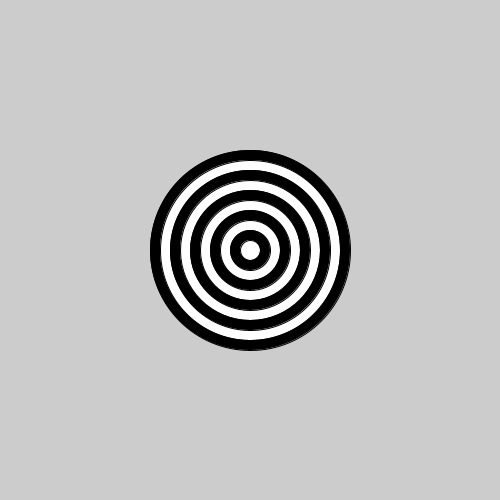
Frame 1 (no input)
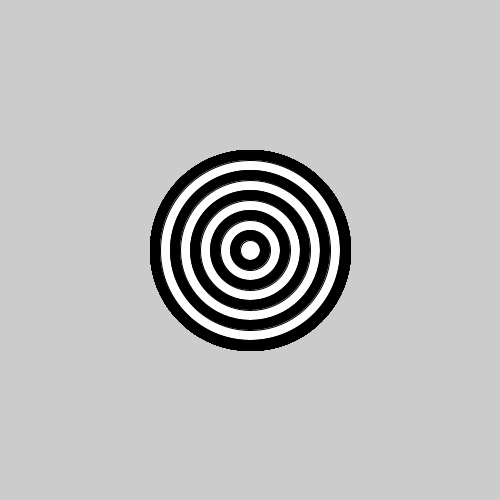
Frame 60 (the mouse pressed at the canvas centre just before this capture)
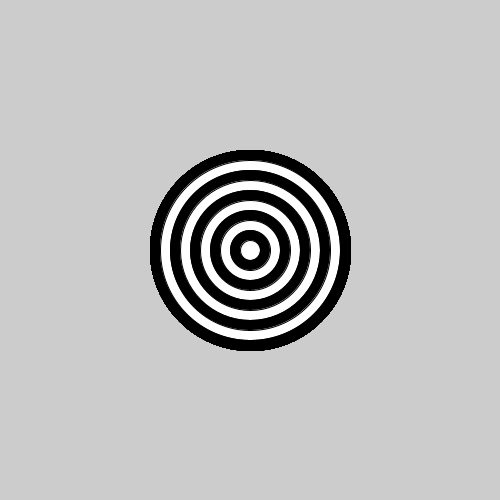
Frame 120 (the mouse held since frame 60 and released just before this capture)

The Processing sketch that drew these frames (run headless with seeded random() and noise(); from frame 60 on, the mouse is pressed at the canvas centre):

// Processing sketch: bullseye
// ── bullseye.pde
void setup() {
  size(500, 500);
} 
void draw() {
  for (int i=10; i>=1; i--) {



    if (i % 2 == 0) {
      fill(0, 0, 0);
    } else {
      fill(255);
    }
     ellipse(250, 250, i * 20, i*20);
  }
}
